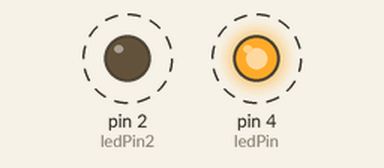
The sketch below on a simulated Arduino Uno, built with avr-gcc and run on an emulated ATmega328P. Shown: output pins drawn as LEDs (lit = HIGH). Dashed ring = blinking.

Above: at 0.02 s.
Timing chart, 0 to 3.0 s (numbered marks = the images above):
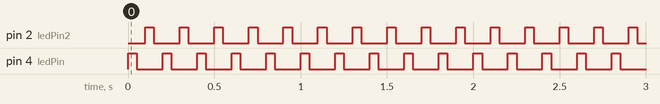

The sketch:

Blink.ino
```cpp
#include"blinkClass.h"

unsigned int ledPin = 4;
unsigned long delayN = 50;

unsigned int ledPin2 = 2;

blinkClass Blink1(ledPin,delayN);
blinkClass Blink2(ledPin2,delayN);

void setup() {
  Blink1.initFunction();
  Blink2.initFunction();
}

void loop() {
  Blink1.blinkLED();
  Blink2.blinkLED();
}
```

blinkClass.cpp
```cpp
#include "blinkClass.h"

blinkClass::blinkClass(unsigned int pN, unsigned long period){

  pinNumber = pN;
  delayPeriod = period;

}

void blinkClass::initFunction(){
  pinMode(pinNumber,OUTPUT);

}

void blinkClass::blinkLED(){
  digitalWrite(pinNumber,HIGH);
  delay(delayPeriod);
  digitalWrite(pinNumber,LOW );
  delay(delayPeriod);
}
```

blinkClass.h
```cpp
#ifndef BLINKCLASS_H
#define BLINKCLASS_H

#include<Arduino.h>

class blinkClass{

  public:
    blinkClass(unsigned int pN, unsigned long period);
    void initFunction();
    void blinkLED();
  private:
    unsigned int pinNumber;
    unsigned long delayPeriod;
};

#endif
```

Measured:
- by itself, pin 2 (ledPin2), pin 4 (ledPin): alternates HIGH for 0.05 s and LOW for 0.15 s
